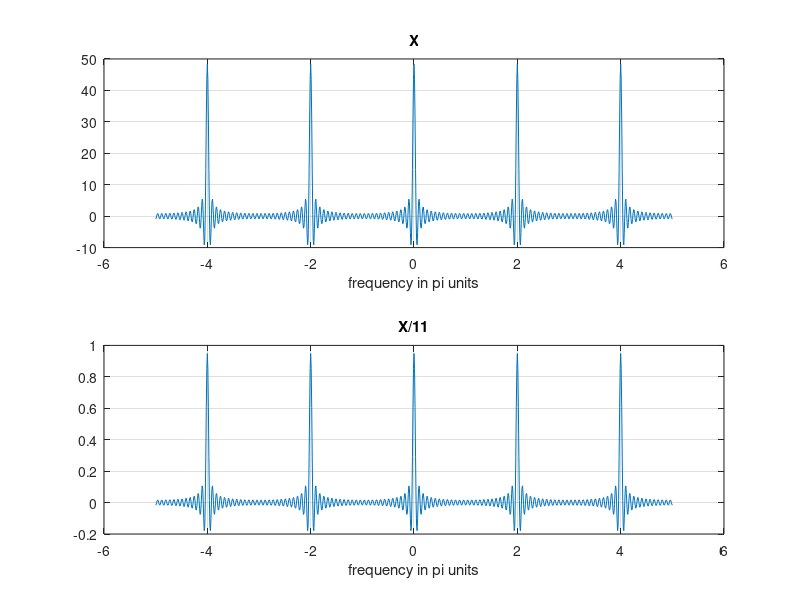

Write MATLAB code to recreate this figure.
function[]=Q6c()
k=-500:500;w=(pi/100)*k;
n=-25:25;
m=1;
while(m<=51)
    x(m)=0.5+0.5*cos(pi*(m-26)/100)
    m=m+1;
end
X=x*(exp(-j*pi/100)).^(n'*k);
magX=abs(X);angX=angle(X);
subplot(2,1,1);plot(w/pi,X);grid
xlabel('frequency in pi units');title('X')
subplot(2,1,2);plot(w/pi,X/51);grid
xlabel('frequency in pi units');title('X/11')